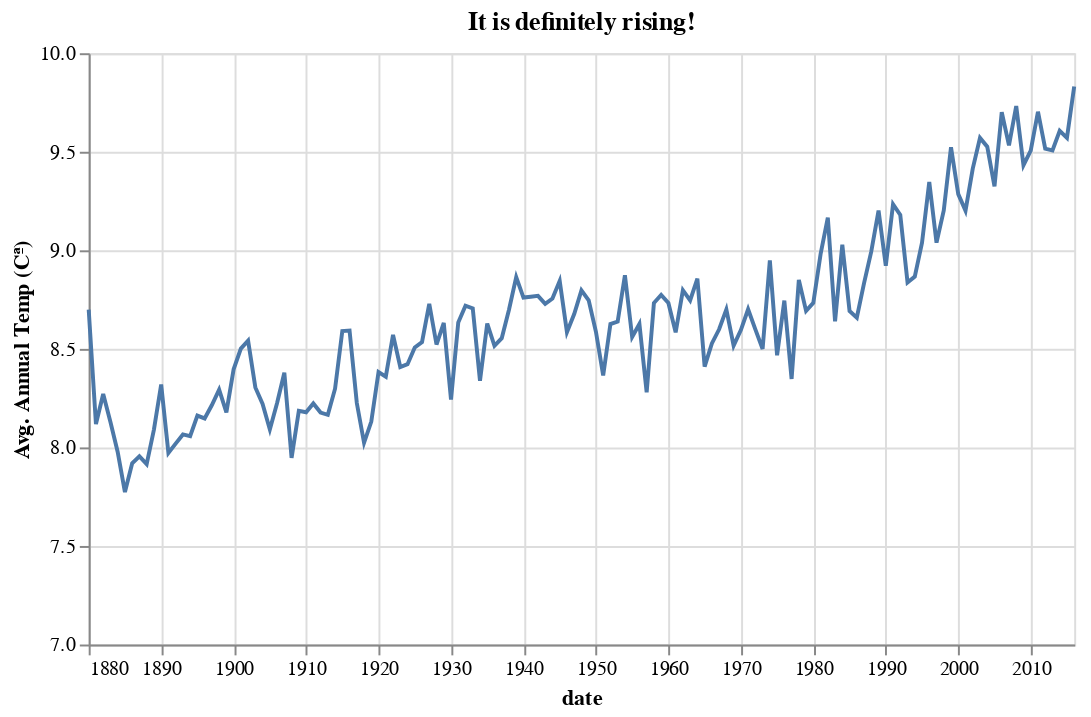

The notebook cell saved with this chart:
### Code cell
alt.Chart(plot_data, height=300, width=500, title='It is definitely rising!') \
    .mark_line(size=2) \
    .encode(
    x=alt.X('dt', title='date'),
    y=alt.Y('LandAverageTemperature',
            scale=alt.Scale(domain=(7, 10)),
            title='Avg. Annual Temp (Cª)')
)

### Figure 1 — Vega-Lite specification as saved in the notebook (floating-point values rounded to 4 significant figures; data arrays with more than 128 entries replaced by an {"elided": "..."} marker saying what was removed)
{"$schema": "https://vega.github.io/schema/vega-lite/v2.6.0.json", "config": {"view": {"height": 300, "width": 400}}, "data": {"name": "data-8a1f0c16d326005c8fc7bb881b4dbe7a"}, "datasets": {"data-8a1f0c16d326005c8fc7bb881b4dbe7a": {"elided": "137 records"}}, "encoding": {"x": {"field": "dt", "title": "date", "type": "temporal"}, "y": {"field": "LandAverageTemperature", "scale": {"domain": [7, 10]}, "title": "Avg. Annual Temp (Cª)", "type": "quantitative"}}, "height": 300, "mark": {"size": 2, "type": "line"}, "title": "It is definitely rising!", "width": 500}
